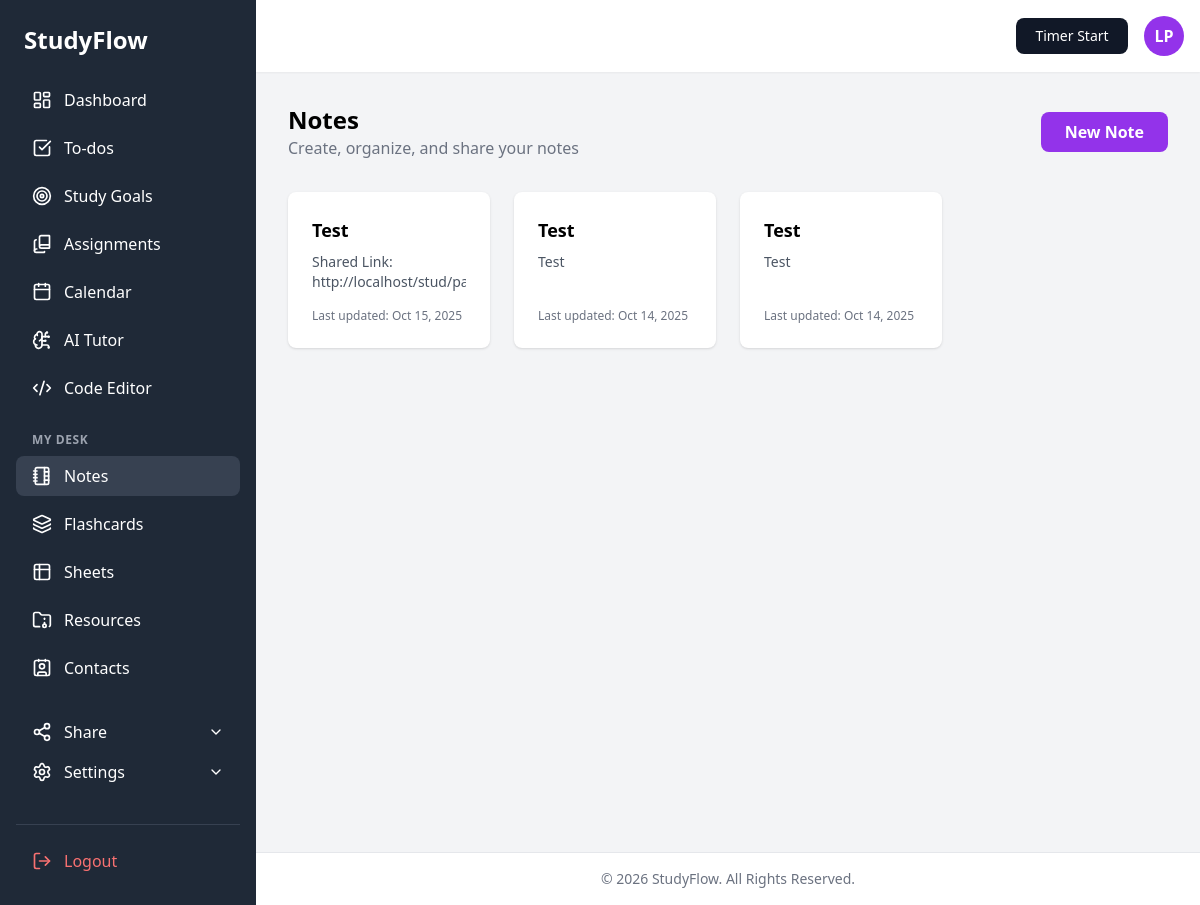
Before: /pages/notes.php (signed in) with the older database file.
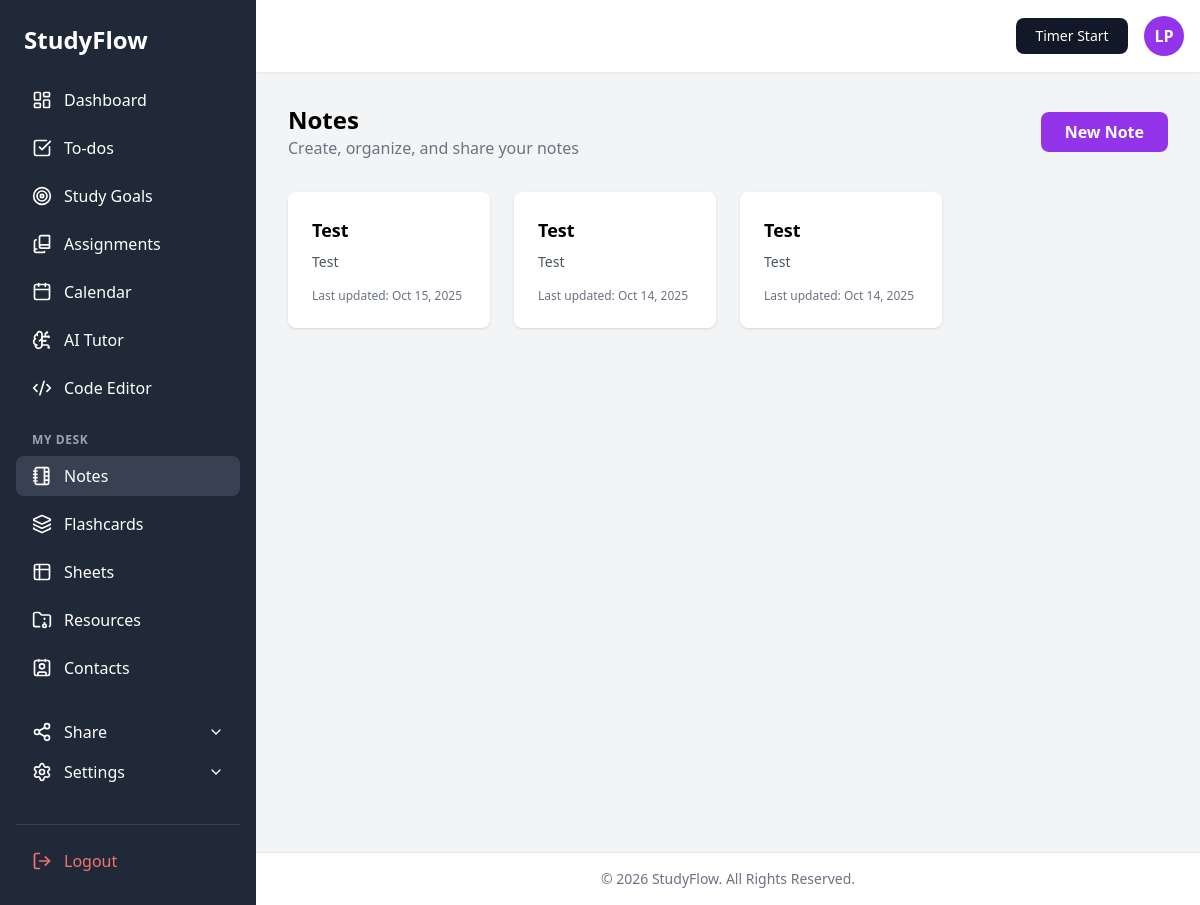
After: the same page with the newer database file.
### tables this page shows
CREATE TABLE `notes` (
  `id` int(11) NOT NULL,
  `user_id` int(11) NOT NULL,
  `tenant_id` int(11) NOT NULL,
  `title` varchar(255) NOT NULL,
  `content` text DEFAULT NULL,
  `created_at` timestamp NOT NULL DEFAULT current_timestamp(),
  `updated_at` timestamp NOT NULL DEFAULT current_timestamp() ON UPDATE current_timestamp()
);

### pages/notes.php (the view, shortened to what this page needs)
<?php
require_once(__DIR__ . '/../config.php');
$user_id   = (int)$_SESSION['id'];
$tenant_id = (int)($_SESSION['tenant_id'] ?? 0);
$action = $_GET['action'] ?? 'list';
$note_id = isset($_GET['id']) ? intval($_GET['id']) : 0;
$note_to_edit = null;
$notes = [];
if ($link) {
    if (($action === 'edit' || $action === 'create') && $note_id > 0) {
        $sql = "SELECT id, title, content FROM notes WHERE id = ? AND user_id = ? AND tenant_id = ?";
        if ($stmt = mysqli_prepare($link, $sql)) {
            mysqli_stmt_bind_param($stmt, "iii", $note_id, $user_id, $tenant_id);
            mysqli_stmt_execute($stmt);
            $result = mysqli_stmt_get_result($stmt);
            $note_to_edit = mysqli_fetch_assoc($result);
            if (!$note_to_edit && $action === 'edit') {
                header("Location: notes.php");
                exit();
            }
        }
    } elseif ($action === 'list') {
        $sql = "SELECT id, title, content, updated_at FROM notes WHERE user_id = ? AND tenant_id = ? ORDER BY updated_at DESC";
        if ($stmt = mysqli_prepare($link, $sql)) {
            mysqli_stmt_bind_param($stmt, "ii", $user_id, $tenant_id);
            mysqli_stmt_execute($stmt);
            $result = mysqli_stmt_get_result($stmt);
            while ($row = mysqli_fetch_assoc($result)) {
                $notes[] = $row;
            }
        }
    }
}
require_once(BASE_PATH . '/partials/header.php');
?>
<main class="flex-1 p-8 overflow-y-auto">
    <?php if ($action === 'create' || ($action === 'edit' && isset($note_to_edit))): ?>
    <form method="POST"><?php echo csrf_field(); ?>
        <?php if ($action === 'edit'): ?>
            <input type="hidden" name="note_id" id="note_id_field" value="<?php echo $note_to_edit['id']; ?>">
        <?php endif; ?>
        <div class="flex justify-between items-center mb-6">
            <div>
                <h2 class="text-2xl font-bold text-gray-800">
                    <a href="notes.php" class="text-gray-400 hover:text-purple-600">Document</a> / Manage your documents
                </h2>
            </div>
            <div class="flex items-center space-x-2">
                 <button type="button" onclick="openModal('aiWriterModal')" class="bg-green-100 text-green-800 px-4 py-2 rounded-lg font-semibold text-sm">Ask AI to Write</button>
                 <div class="relative inline-block text-left">
                    <button type="button" onclick="toggleDropdown('download-options')" class="bg-gray-800 text-white px-4 py-2 rounded-lg font-semibold text-sm inline-flex items-center">
                        Download
                        <svg class="w-4 h-4 ml-1" fill="none" stroke="currentColor" viewBox="0 0 24 24"><path stroke-linecap="round" stroke-linejoin="round" stroke-width="2" d="M19 9l-7 7-7-7"></path></svg>
                    </button>
                    <div id="download-options" class="origin-top-right absolute right-0 mt-2 w-48 rounded-md shadow-lg bg-white ring-1 ring-black ring-opacity-5 hidden z-10">
                        <div class="py-1">
                            <a href="#" id="download-txt-btn" class="block px-4 py-2 text-sm text-gray-700 hover:bg-gray-100">as Text (.txt)</a>
                            <a href="#" id="download-html-btn" class="block px-4 py-2 text-sm text-gray-700 hover:bg-gray-100">as HTML (.html)</a>
                        </div>
                    </div>
                </div>
                 <button type="button" id="share-btn" class="bg-gray-800 text-white px-4 py-2 rounded-lg font-semibold text-sm">Share</button>
                 <button type="submit" name="save_note" class="bg-purple-600 text-white px-5 py-2 rounded-lg font-semibold">Save</button>
            </div>
        </div>
        <div class="bg-white p-8 rounded-lg shadow-md">
            <input type="text" name="title" id="note-title-field" value="<?php echo htmlspecialchars($note_to_edit['title'] ?? 'Untitled Note'); ?>" placeholder="Note Title..." class="text-2xl font-bold w-full border-b pb-2 mb-6 focus:outline-none focus:border-purple-500">
            <textarea name="content" id="note_content_editor"><?php echo htmlspecialchars($note_to_edit['content'] ?? ''); ?></textarea>
        </div>
    </form>
    <?php else: ?>
    <div class="flex justify-between items-center mb-8">
        <div>
            <h2 class="text-2xl font-bold">Notes</h2>
            <p class="text-gray-500">Create, organize, and share your notes</p>
        </div>
        <a href="notes.php?action=create" class="bg-purple-600 text-white px-6 py-2 rounded-lg font-semibold hover:bg-purple-700">
            New Note
        </a>
    </div>
    <div class="grid grid-cols-1 md:grid-cols-2 lg:grid-cols-4 gap-6">
        <?php if (empty($notes)): ?>
            <div class="col-span-full text-center text-gray-500 py-10">
                <p>You haven't created any notes yet. Click "New Note" to get started!</p>
            </div>
        <?php else: ?>
            <?php foreach ($notes as $note): ?>
            <a href="notes.php?action=edit&id=<?php echo $note['id']; ?>" class="bg-white p-6 rounded-lg shadow flex flex-col justify-between hover:shadow-lg transition-shadow">
                <div>
                    <h3 class="font-bold text-lg mb-2 truncate"><?php echo htmlspecialchars($note['title']); ?></h3>
                    <p class="text-sm text-gray-600 line-clamp-4">
                        <?php echo htmlspecialchars(strip_tags($note['content']));  ?>
                    </p>
                </div>
                <p class="text-xs text-gray-500 mt-4">
                    Last updated: <?php echo date('M d, Y', strtotime($note['updated_at'])); ?>
                </p>
            </a>
            <?php endforeach; ?>
        <?php endif; ?>
    </div>
    <?php endif; ?>
</main>
<?php
require_once(BASE_PATH . '/partials/footer.php');
?>

### partials/header.php (shortened to what this page needs)
<!DOCTYPE html>
<html lang="en">
<head>
    <script src="https://cdn.tailwindcss.com"></script>
    <link rel="stylesheet" href="<?php echo BASE_URL; ?>/assets/style.css">
</head>
<body class="bg-gray-100 font-sans">
    <div class="flex min-h-screen">
        <?php
            require_once(BASE_PATH . '/partials/sidebar.php');
        ?>
        <div class="flex-1 flex flex-col">
            <header class="bg-white shadow-sm p-4 flex justify-end items-center">
                <div class="flex items-center space-x-4">
                    <button id="studyTimerBtn" class="bg-gray-900 text-white px-4 py-2 rounded-lg text-sm font-medium w-28 text-center transition-colors duration-200">
                        <span id="timerDisplay">Timer Start</span>
                    </button>
                    <?php
                        $initials = 'U';
                        if (!empty($_SESSION['username'])) {
                            $parts = explode(' ', trim($_SESSION['username']));
                            if (count($parts) >= 2) {
                                $initials = strtoupper(substr($parts[0], 0, 1) . substr($parts[count($parts) - 1], 0, 1));
                            } else {
                                $initials = strtoupper(substr($parts[0], 0, 2));
                            }
                        }
                    ?>
                    <div class="w-10 h-10 rounded-full bg-purple-600 flex items-center justify-center text-white font-bold"><?php echo htmlspecialchars($initials); ?></div>
                </div>
            </header>

### partials/sidebar.php (shortened to what this page needs)
<?php
$current_page   = basename($_SERVER['SCRIPT_NAME']);
?>
<aside class="w-64 bg-gray-800 text-white flex flex-col">
    <div class="p-6">
        <h1 class="text-2xl font-bold">StudyFlow</h1>
    </div>
    <nav class="flex-1 px-4 space-y-2 overflow-y-auto">
        <a href="<?php echo BASE_URL; ?>/index.php" class="flex items-center px-4 py-2 rounded-lg hover:bg-gray-700 <?php echo ($current_page === 'index.php') ? 'bg-gray-700' : ''; ?>">
            <i data-lucide="layout-dashboard" class="w-5 h-5 mr-3"></i>
            Dashboard
        </a>
        <a href="<?php echo BASE_URL; ?>/pages/todos.php" class="flex items-center px-4 py-2 rounded-lg hover:bg-gray-700 <?php echo ($current_page === 'todos.php') ? 'bg-gray-700' : ''; ?>">
            <i data-lucide="check-square" class="w-5 h-5 mr-3"></i>
            To-dos
        </a>
        <a href="<?php echo BASE_URL; ?>/pages/study-goals.php" class="flex items-center px-4 py-2 rounded-lg hover:bg-gray-700 <?php echo ($current_page === 'study-goals.php') ? 'bg-gray-700' : ''; ?>">
            <i data-lucide="target" class="w-5 h-5 mr-3"></i>
            Study Goals
        </a>
        <a href="<?php echo BASE_URL; ?>/pages/assignments.php" class="flex items-center px-4 py-2 rounded-lg hover:bg-gray-700 <?php echo ($current_page === 'assignments.php') ? 'bg-gray-700' : ''; ?>">
            <i data-lucide="book-copy" class="w-5 h-5 mr-3"></i>
            Assignments
        </a>
        <a href="<?php echo BASE_URL; ?>/pages/calendar.php" class="flex items-center px-4 py-2 rounded-lg hover:bg-gray-700 <?php echo ($current_page === 'calendar.php') ? 'bg-gray-700' : ''; ?>">
            <i data-lucide="calendar" class="w-5 h-5 mr-3"></i>
            Calendar
        </a>
        <a href="<?php echo BASE_URL; ?>/pages/ai-tutor.php" class="flex items-center px-4 py-2 rounded-lg hover:bg-gray-700 <?php echo ($current_page === 'ai-tutor.php') ? 'bg-gray-700' : ''; ?>">
            <i data-lucide="brain-circuit" class="w-5 h-5 mr-3"></i>
            AI Tutor
        </a>
        <a href="<?php echo BASE_URL; ?>/pages/code-editor.php" class="flex items-center px-4 py-2 rounded-lg hover:bg-gray-700 <?php echo ($current_page === 'code-editor.php') ? 'bg-gray-700' : ''; ?>">
            <i data-lucide="code-2" class="w-5 h-5 mr-3"></i>
            Code Editor
        </a>
        <div class="pt-4">
            <h2 class="px-4 text-xs font-semibold text-gray-400 uppercase tracking-wider">My Desk</h2>
            <div class="space-y-2 mt-2">
                 <a href="<?php echo BASE_URL; ?>/pages/notes.php" class="flex items-center px-4 py-2 rounded-lg hover:bg-gray-700 <?php echo ($current_page === 'notes.php') ? 'bg-gray-700' : ''; ?>">
                    <i data-lucide="notebook-tabs" class="w-5 h-5 mr-3"></i>
                    Notes
                </a>
                <a href="<?php echo BASE_URL; ?>/pages/flashcards.php" class="flex items-center px-4 py-2 rounded-lg hover:bg-gray-700 <?php echo ($current_page === 'flashcards.php') ? 'bg-gray-700' : ''; ?>">
                    <i data-lucide="layers" class="w-5 h-5 mr-3"></i>
                    Flashcards
                </a>
                 <a href="<?php echo BASE_URL; ?>/pages/sheets.php" class="flex items-center px-4 py-2 rounded-lg hover:bg-gray-700 <?php echo ($current_page === 'sheets.php') ? 'bg-gray-700' : ''; ?>">
                    <i data-lucide="table-2" class="w-5 h-5 mr-3"></i>
                    Sheets
                </a>
                 <a href="<?php echo BASE_URL; ?>/pages/resources.php" class="flex items-center px-4 py-2 rounded-lg hover:bg-gray-700 <?php echo ($current_page === 'resources.php') ? 'bg-gray-700' : ''; ?>">
                    <i data-lucide="folder-archive" class="w-5 h-5 mr-3"></i>
                    Resources
                </a>
                <a href="<?php echo BASE_URL; ?>/pages/contacts.php" class="flex items-center px-4 py-2 rounded-lg hover:bg-gray-700 <?php echo ($current_page === 'contacts.php') ? 'bg-gray-700' : ''; ?>">
                    <i data-lucide="contact" class="w-5 h-5 mr-3"></i>
                    Contacts
                </a>
            </div>
        </div>
         <div class="pt-4">
            <div>
                <button id="shareBtn" class="w-full flex items-center justify-between px-4 py-2 rounded-lg hover:bg-gray-700">
                    <span class="flex items-center">
                        <i data-lucide="share-2" class="w-5 h-5 mr-3"></i> Share
                    </span>
                    <i data-lucide="chevron-down" class="w-4 h-4 transition-transform" id="shareDropdownIcon"></i>
                </button>
            </div>
            <div>
                <button id="settingsBtn" class="w-full flex items-center justify-between px-4 py-2 rounded-lg hover:bg-gray-700">
                    <span class="flex items-center">
                         <i data-lucide="settings" class="w-5 h-5 mr-3"></i> Settings
                    </span>
                    <i data-lucide="chevron-down" class="w-4 h-4 transition-transform" id="settingsDropdownIcon"></i>
                </button>
            </div>
            <div class="mt-8 border-t border-gray-700 pt-4 mb-6">
                <a href="<?php echo BASE_URL; ?>/logout.php" class="flex items-center px-4 py-2 rounded-lg text-red-400 hover:bg-red-900/20 transition-colors">
                    <i data-lucide="log-out" class="w-5 h-5 mr-3"></i>
                    Logout
                </a>
            </div>
        </div>
    </nav>
</aside>

### partials/footer.php (shortened to what this page needs)
            </main> <footer class="bg-white border-t border-gray-200 p-4 text-center text-sm text-gray-500">
                &copy; <?php echo date("Y"); ?> StudyFlow. All Rights Reserved.
            </footer>
        </div> </div> <script src="https://unpkg.com/lucide@latest"></script>
</body>
</html>

### assets/style.css (style rules this page uses)
body { font-family: 'Inter', sans-serif; }

Changed rows visible on the page:
changed notes "Oct 15, 2025": content "Shared Link:…" → "Test"
